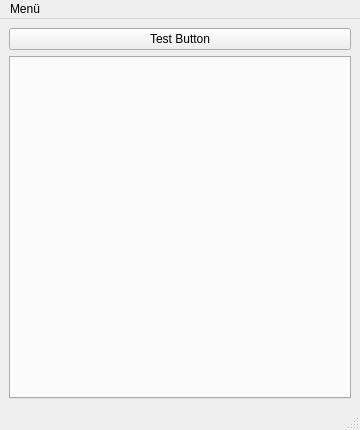
<?xml version="1.0" encoding="UTF-8"?>
<ui version="4.0">
 <class>MainWindow</class>
 <widget class="QMainWindow" name="MainWindow">
  <property name="geometry">
   <rect>
    <x>0</x>
    <y>0</y>
    <width>360</width>
    <height>430</height>
   </rect>
  </property>
  <property name="windowTitle">
   <string>MainWindow</string>
  </property>
  <widget class="QWidget" name="centralwidget">
   <layout class="QVBoxLayout" name="verticalLayout">
    <item>
     <widget class="QPushButton" name="test_button">
      <property name="text">
       <string>Test Button</string>
      </property>
     </widget>
    </item>
    <item>
     <widget class="QTabWidget" name="tab_widget">
      <property name="currentIndex">
       <number>-1</number>
      </property>
     </widget>
    </item>
   </layout>
  </widget>
  <widget class="QMenuBar" name="menubar">
   <property name="geometry">
    <rect>
     <x>0</x>
     <y>0</y>
     <width>360</width>
     <height>22</height>
    </rect>
   </property>
   <widget class="QMenu" name="menuMen">
    <property name="title">
     <string>Menü</string>
    </property>
    <addaction name="act_setup_data_provider"/>
   </widget>
   <addaction name="menuMen"/>
  </widget>
  <widget class="QStatusBar" name="statusbar"/>
  <action name="act_setup_data_provider">
   <property name="text">
    <string>Setup data provider</string>
   </property>
  </action>
 </widget>
 <resources/>
 <connections/>
</ui>
